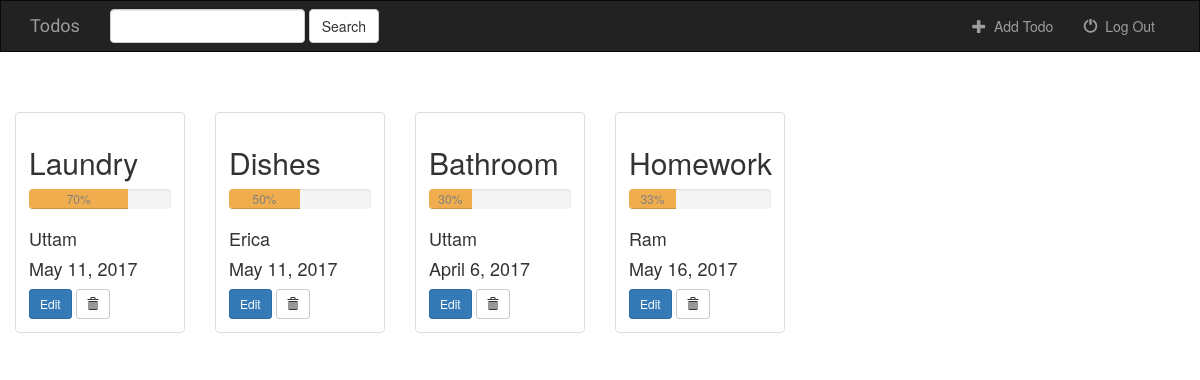
Before: / with the older database file.
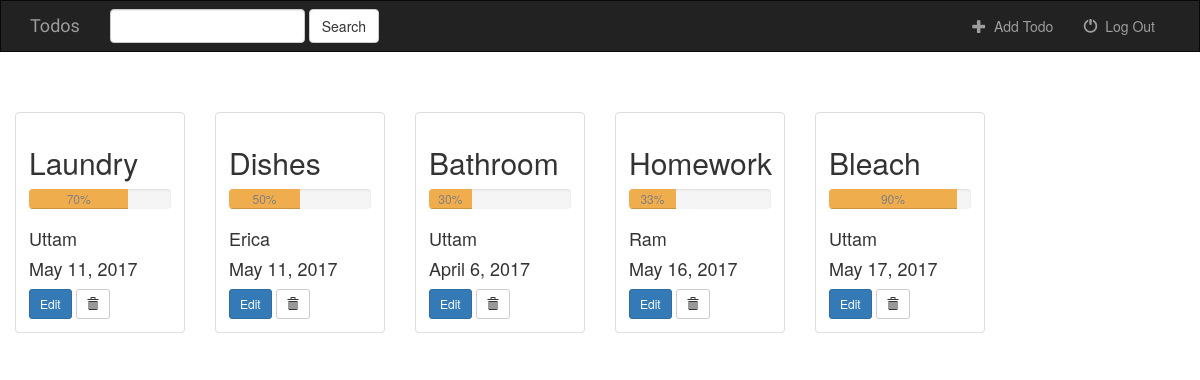
After: the same page with the newer database file.
### tracker/models.py (models this page shows, shortened)
class Todo(models.Model):
    description = models.CharField(max_length=200)
    status = models.IntegerField()
    deadline = models.DateField()
    assignee = models.CharField(max_length=100)

### tracker/views.py (the view)
# urls.py: url(r'^$', views.IndexView.as_view(), name='index'),
class IndexView(generic.ListView):
    template_name = 'tracker/index.html'
    context_object_name = 'all_todos' #default name = object_list
    def get_queryset(self):
        return Todo.objects.all()

### tracker/templates/tracker/index.html (shortened to what this page needs)
{% extends 'tracker/base.html' %}
{% block body %}
<div class="albums-container container-fluid">
    <div class="row">
        <div class="col-sm-12">
            <br>
            <br>
        </div>
        {% if all_todos %}
            {% for todo in all_todos %}
                <div class="col-sm-4 col-lg-2">
                    <div class="thumbnail">
                        <div class="caption">
                            <h2>{{ todo.description }}</h2>
                            <td><div class="progress">
  			                <div class="progress-bar progress-bar-warning" role="progressbar" aria-valuenow="{{ todo.status }}"
 			                    aria-valuemin="0" aria-valuemax="100" style="width:{{ todo.status }}%; color: gray">{{ todo.status }}%
                            </div></div></td>
                            <h4>{{ todo.assignee }}</h4>
                            <h4>{{ todo.deadline }}</h4>
                            <a href="{% url 'tracker:todo-update' todo.id %}" class="btn btn-primary btn-sm" role="button">Edit</a>
                            <form action="{% url 'tracker:todo-delete' todo.id %}" method="post" style="display: inline;">
                                <button type="submit" class="btn btn-default btn-sm">
                                    <span class="glyphicon glyphicon-trash"></span>
                                </button>
                            </form>
                        </div>
                    </div>
                </div>
            {% endfor %}
        {% endif %}
    </div>
</div>
{% endblock %}

Changed rows visible on the page:
added Todo: description "Bleach", status "90", assignee "Uttam", deadline "May 17, 2017"
